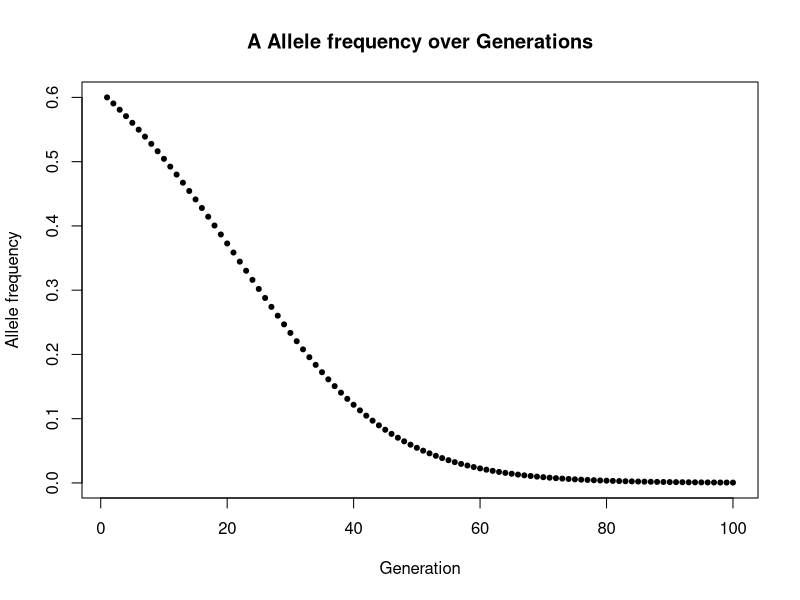
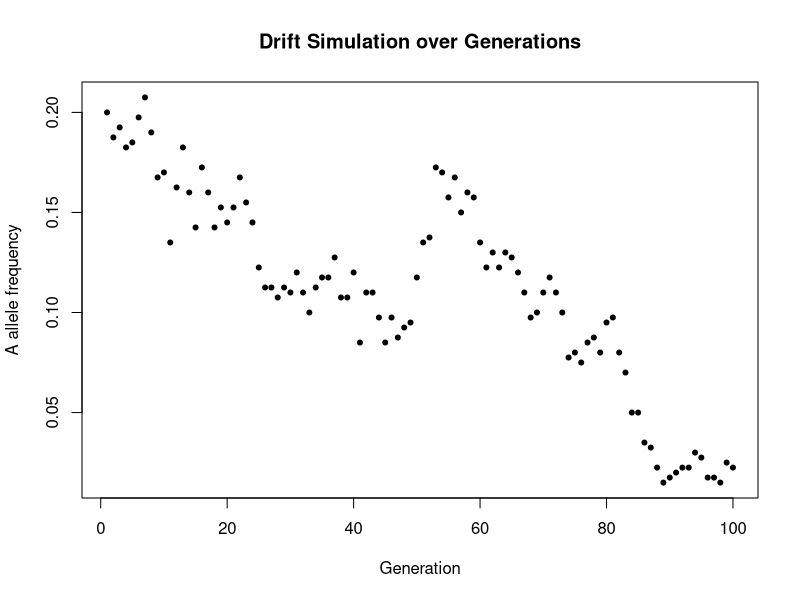
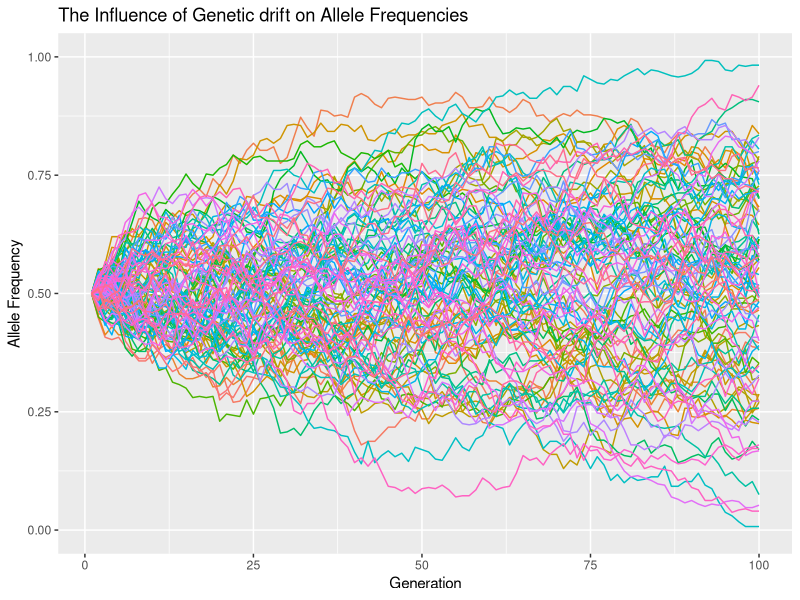
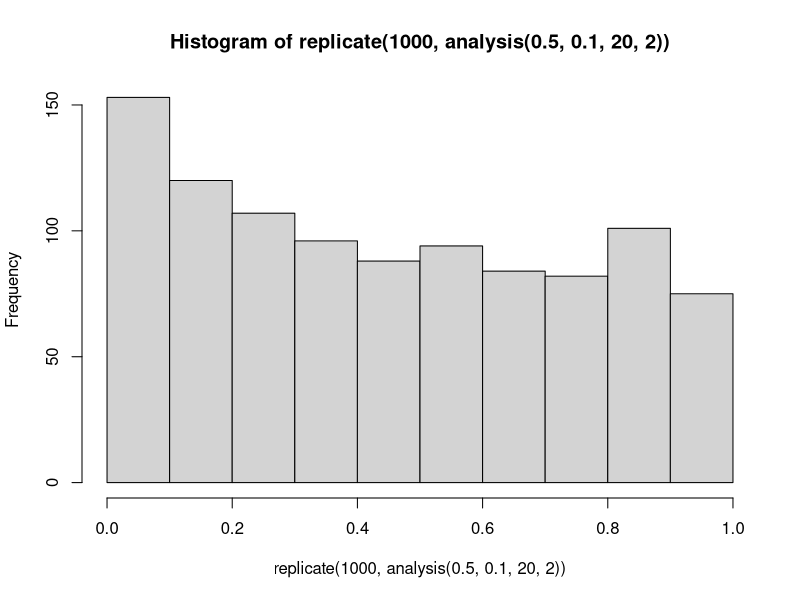
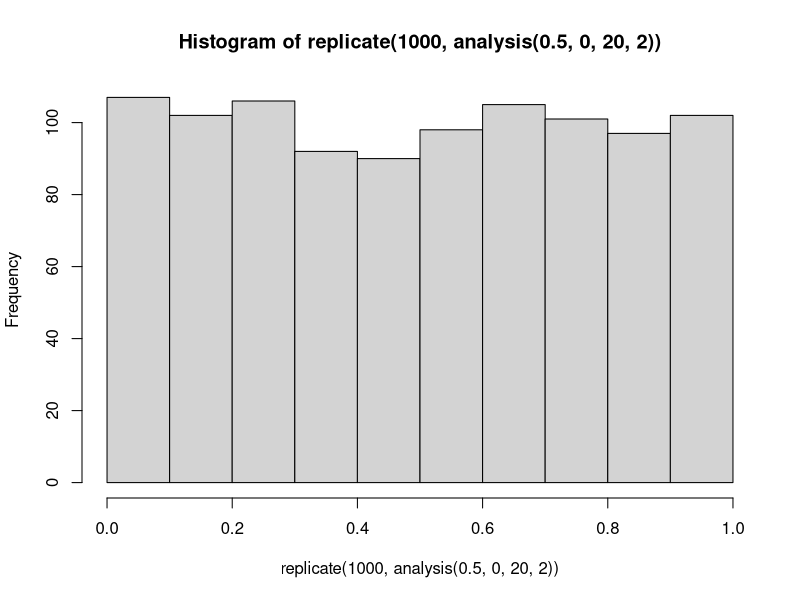

Write R code to recreate these figures, in order.
## ---- chunk 1
knitr::opts_chunk$set(echo = TRUE)
## ---- chunk 2
##2.1 General simulator for diploids
#p(t+1) is the frequency of the A allele in the population in generation t+1

#p(t) and q(t) are the allele frequencies of A and a in generation t

#p2(t) is the genotypic frequency for the AA diploid genotype in generation t
# WAA, WAa & Waa are the fitnesses for each genotype AA, Aa and aa respectively.

pt1 <- function(wAA, wAa, waa, pt) { #pt_0)
   wbar <- (pt^2*wAA) + (2*pt*(1-pt)*wAa) + ((1-pt)^2*waa) # mean pop fitness in a given generation (t)
	 	  p_t1 <- (pt^2*(wAA/wbar)) + (pt-(1-pt)*(wAa/wbar))
        return(p_t1)}

#test code
pt1(wAA = 0.9, wAa = 1.0, waa = 0.5, pt = 0.5)

## ---- chunk 3
##2.2 Simlulating Many Generations
#Test for 100 generations in the future
diploid_selection <- function(p0 = 0.6, wAA = 1, wAa = 1.0, waa = 1.1, n = 100) {
  
  # Initialize vectors to store allele frequencies and mean pop fitness
  p <- rep(NA, n)  # a vector to store allele frequencies
  
  wbar <- rep(NA, n)
     
    # starting conditions
   	p[1] <- p0 # starting allele frequencies
   	
   	
	  wbar[1] <- (p[1]^2*wAA) + (2*p[1]*(1-p[1])*wAa) + ((1-p[1])^2*waa)
	
	# now we need to loop from generation to generation
	for ( i in 2:n) {
	  	wbar[i - 1] <- (p[i - 1]^2*wAA) + (2*p[i - 1]*(1-p[i - 1])*wAa) + ((1-p[i - 1])^2*waa) # mean population fitness
	  	p[i] <- (p[i-1]^2*(wAA/wbar[i - 1])) + (p[i - 1]*(1-p[i - 1])*(wAa/wbar[i - 1]))
	  	
    	}
	  return(p)
}

# Plot
p <- diploid_selection()
generations <- 1:length(p)
plot(p ~ generations, pch = 20, main = "A Allele frequency over Generations", 
     ylab = "Allele frequency", 
     xlab = "Generation")
## ---- chunk 4
# 3 - Drift simulation

drift_sim <- function(p, diploid_pop, num_gen){
 # Initialize vectors to store allele frequencies and mean pop fitness
  A_freq <- rep(NA, num_gen)  # a vector to store allele frequencies
  
  a_freq <- rep(NA, num_gen)
     
    # starting conditions
   	A_freq[1] <- p  # starting allele frequencies
   	
	  a_freq[1] <- 1-p
	  
	  for (i in 2:num_gen) {
	    drift.sim.sample.data <- sample(c("A", "a"), size = 2*diploid_pop, rep = T, prob = c(A_freq[i - 1], a_freq[i - 1]))
	        A_freq[i] <- mean(drift.sim.sample.data == "A")
	        a_freq[i] <- mean(drift.sim.sample.data == "a")
	     }
	      return(A_freq)
      }

#Plot

drift.sim.data <- drift_sim(0.2, 200, 100)
generations = 1:length(drift.sim.data)
plot(x = generations, y = drift.sim.data, main = "Drift Simulation over Generations",pch = 20, 
  ylab = "A allele frequency", 
   xlab = "Generation")



## ---- chunk 5
#4 - Loss of allele - proportion
set.seed(100)
drift_sim_many <- function(p, diploid_pop, num_gen){
 # Initialize vectors to store allele frequencies and mean pop fitness
  A_freq <- rep(NA, num_gen)  # a vector to store allele frequencies
  
  a_freq <- rep(NA, num_gen)
     
    # starting conditions
   	A_freq[1] <- p  # starting allele frequencies
   	
	  a_freq[1] <- 1-p
	  
	  for (i in 2:num_gen) {
	      drift.sim.many.data <- sample(c("A", "a"), size = 2*diploid_pop, rep = T, prob = c(A_freq[i - 1], a_freq[i - 1]))
	      A_freq[i] <- mean(drift.sim.many.data == "A")
	      a_freq[i] <- mean(drift.sim.many.data == "a")
	   }
	   return(A_freq[num_gen])
  }  

final.sim <- function(num.sim, p, diploid_pop, num_gen) {
    sum(replicate(num.sim, drift_sim_many(p, diploid_pop, num_gen))/num.sim)
  }

#starting allele frequencies of p = f(A) of 0.5, 0.25 and 0.1, with 200 diploid individuals in the population each generation.
final.sim(1000, 0.5, 200, 100)
final.sim(1000, 0.25, 200, 100)
final.sim(1000, 0.1, 200, 100)

## ---- chunk 6
##5 Plot the Allele Trajectories for Drift
library(ggplot2)
library(reshape)


# Set up parameters
N = 200 # number of diploid individuals
N.allele = 2*N # number of alleles
p = .5; q = 1-p
N.gen = 100 # number of generations
N.sim = 100 # number of simulations


# Simulation
A = array(0, dim=c(N.gen,N.sim)) #X = number of A1 alleles
A[1,] = rep(N.allele*p,N.sim) # initialize number of A1 alleles in first generation
for(j in 1:N.sim){
  for(i in 2:N.gen){
    A[i,j] = rbinom(1,N.allele,prob=A[i-1,j]/N.allele)
    }  
  }
A = data.frame(A/N.allele)


# Reshape data and plot simulations
sim_data <- melt(A)
ggplot(sim_data, aes(x = rep(c(1:N.gen), N.sim), y = value, colour = variable)) + 
geom_line() + xlab("Generation") +  ylab("Allele Frequency") + ylim(0,1) + labs(title = "The Influence of Genetic drift on Allele Frequencies") + theme(legend.position = "none")
## ---- chunk 7
##6 
#original
set.seed(3)
x <- seq(from =1, to = 10, length.out = 20) # length.out is how many observations we will have
a <- 0.5 # intercept
b <- 0.1 # slope
y_deterministic <- a + b*x
y_simulated <- rnorm(length(x), mean = y_deterministic, sd = 2)
mod_sim <- lm(y_simulated ~ x)
p_val_slope <- summary(mod_sim)$coef[2,4] # extracts the p-value
p_val_slope

## ---- chunk 8
#re-write function
set.seed(3)
analysis <- function(a, b, obs, std) {
     x <- seq(from = 1, to = 10, length.out = obs)
     y_deterministic <- a + b*x
     y_simulated <- rnorm(length(x), mean = y_deterministic, sd = std )
  
     mod_sim <- lm(y_simulated ~ x)
    p_val_slope <- summary(mod_sim)$coef[2,4] # extracts the p-value
    p_val_slope
}

#run 1000 times
hist(replicate(1000, analysis(0.5, 0.1, 20, 2)))


#proportion less than p = 0.05
sample <- replicate(1000, analysis(0.5, 0.1, 20, 2))
less_than <- sample < 0.05
print(sum(less_than/1000)) #Proportion of times that the p-value was less than 0.05

#change slope to 0
hist(replicate(1000, analysis(0.5, 0.0, 20, 2)))

sample <- replicate(1000, analysis(0.5, 0.0, 20, 2))
less_than <- sample < 0.05
print(sum(less_than/1000)) #Proportion of times that the p-value was less than 0.05

#This result may be explained by the role that the slope plays in the function, as it determines what y_deterministic equals. By aking the slop 0, it makes the mean constant with the changing x. 


#Finally, using either a for loop or an Rish method (i.e. one of the apply family of functions) try a grid of
#sample sizes from 10 to 100 by 5 (i.e. 10, 15, 20. . . ., 95, 100) with the slope being fixed at 0.1, intercept
#= 0.5 and residual standard error as 1.5. At each different sample size, run the simulation 100 times
#and report the frequency at which the p value is less than 0.05. What pattern do you observe. Plotting
#the proportion of p-values less than 0.05 on the Y axis VS sample size (X axis) may be very helpful

#analysis <- function(a, b, obs, std) {
 # obs <- rep(NA, obs)
  
  #starting conditions
#  obs[1] <- obs
  
  
#}

#for (i = 0; i <= 100; i += 5)

 #:( 
